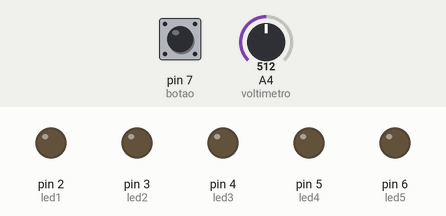
Recording of a sketch running on a simulated Arduino Uno, built with avr-gcc and run on an emulated ATmega328P. On the bench: output pins drawn as LEDs (lit = HIGH). The test bench sets the inputs (shaded band); at power-on: pin 7 (botao) LOW, A4 (voltimetro) = 512. What the sketch prints to the serial monitor is not drawn.

Above: at 1.2 s.
1.3 s: pin 7 (botao) pulled HIGH for 3.2 s
At 2.2 s:
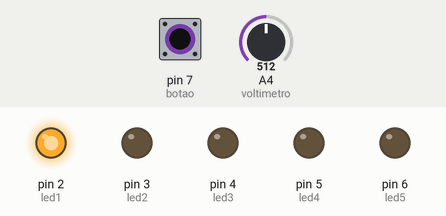
7.3 s: pin 7 (botao) pulled HIGH for 0.15 s
At 10.2 s:
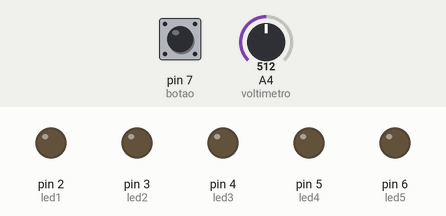
10.4 s: pin 7 (botao) pulled HIGH for 1 s
At 11.5 s:
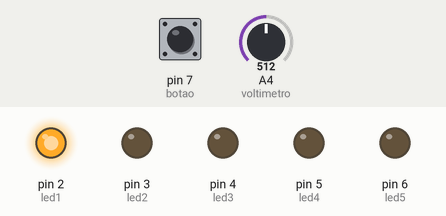
Timing chart, 0 to 14.2 s (numbered marks = the images above; inputs shaded):
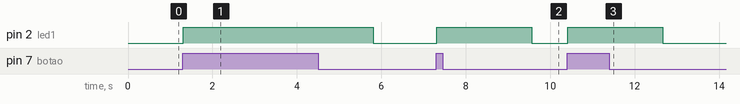

The sketch:

nivel_de_bateria.ino
```cpp
#define led1 2
#define led2 3
#define led3 4
#define led4 5
#define led5 6
#define botao 7
#define voltimetro A4

float leituraTensao = 0;
int leituraBotao = 0;

void setup()
{
  Serial.begin(9600);
  pinMode(led1, OUTPUT);
  pinMode(led2, OUTPUT);
  pinMode(led3, OUTPUT);
  pinMode(led4, OUTPUT);
  pinMode(led5, OUTPUT);
  pinMode(botao, INPUT);
  pinMode(voltimetro, INPUT);

}

void loop(){
  leituraTensao = converteEmTensao(analogRead(voltimetro));
  leituraBotao = digitalRead(botao);

  Serial.println(leituraTensao);
  if(leituraBotao == HIGH){
    bateria(leituraTensao);
  }
}

float converteEmTensao(int leituraAnalogica){
  float leitura = leituraAnalogica;
  return (leitura*9)/1023;
}

void bateria(float leituraTensao){
  if(leituraTensao > 2.0){
    digitalWrite(led1, HIGH);
    delay(150);
  }
  if(leituraTensao > 5.5){
    digitalWrite(led2, HIGH);
    delay(150);
  }
  if(leituraTensao > 6.5){
    digitalWrite(led3, HIGH);
    delay(150);
  }
  if(leituraTensao > 7.0){
    digitalWrite(led4, HIGH);
    delay(150);
  }
  if(leituraTensao > 8.0){
    digitalWrite(led5, HIGH);
    delay(150);
  }
  delay(1500);
  apagaLeds();
}

void apagaLeds(){
  digitalWrite(led5, LOW);
  delay(150);
  digitalWrite(led4, LOW);
  delay(150);
  digitalWrite(led3, LOW);
  delay(150);
  digitalWrite(led2, LOW);
  delay(150);
  digitalWrite(led1, LOW);
}
```

Measured:
- after the input at 1.3 s, pin 2 (led1): LOW → HIGH at once, → LOW 4.5 s later
- after the input at 7.3 s, pin 2 (led1): LOW → HIGH at once, → LOW 2.3 s later
- after the input at 10.4 s, pin 2 (led1): LOW → HIGH at once, → LOW 2.3 s later
